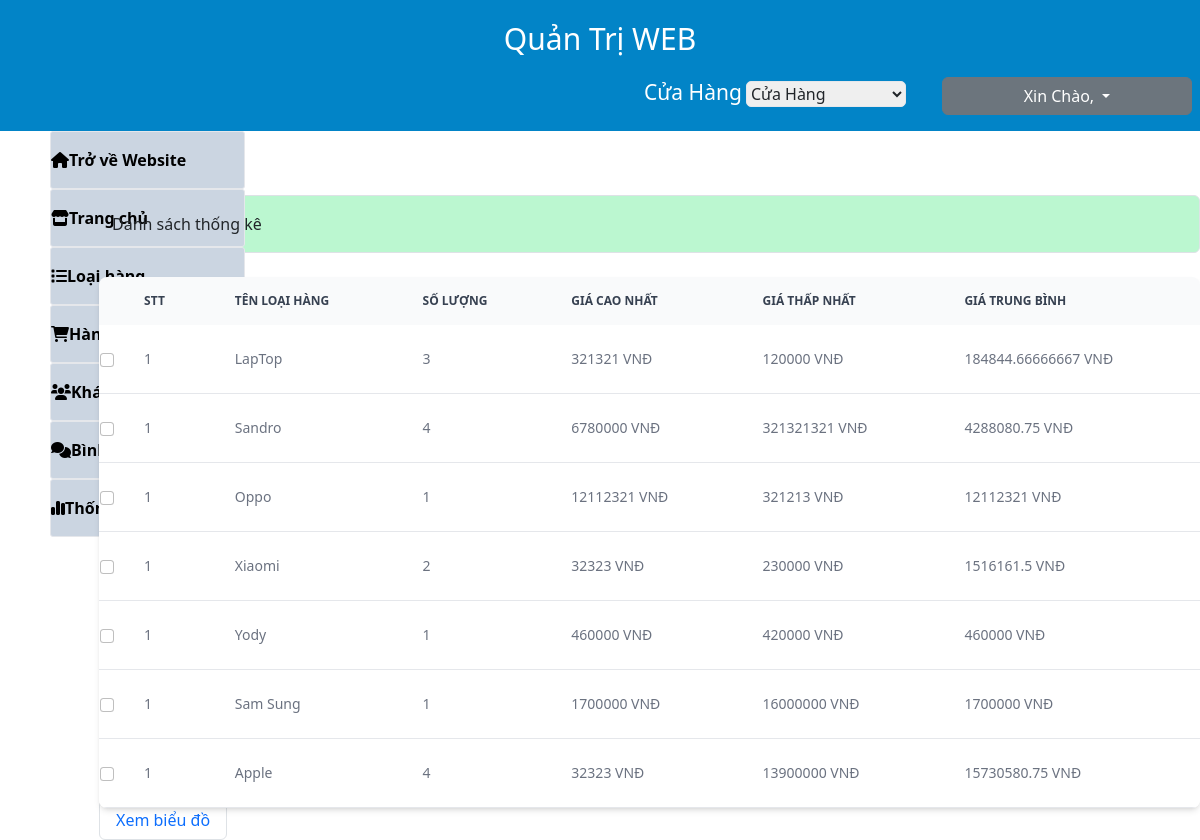
The page /admin/index.php?act=dstk on the database its author committed.
### tables this page shows
CREATE TABLE `commodities` (
  `id_commodities` int(11) NOT NULL,
  `name` varchar(50) NOT NULL
);

### model/pdo.php (called while the page is built, shortened)
<?php
function pdo_get_connection(){
    $server="localhost";
    $username="root";
    $password="";
    try {
        $conn=new PDO("mysql:host=$server;dbname=duanmau",$username,$password);
        $conn->setAttribute(PDO::ATTR_ERRMODE,PDO::ERRMODE_EXCEPTION);
        return $conn;
    } catch (PDOException $e) {
        echo"lỗi".$e->getMessage();
    }
}
    function pdo_query($sql){
        $sql_args=array_slice(func_get_args(),1);
        try {
            $conn=pdo_get_connection();
            $stmt=$conn->prepare($sql);
            $stmt->execute($sql_args);
            $row=$stmt->fetchAll();
            return $row;
        } catch (PDOException $e) {
            throw $e;
        }
        finally{
            unset($conn);
        }
    }

### model/cart.php (called while the page is built, shortened)
<?php
function loadall_thongke()
{
    $sql = "select commodities.id_commodities as iddm, commodities.name as tendm, count(products.id_hh) as countpro, min(products.sale) as minprice,max(products.price) as maxprice,avg(products.price) as avgprice";
    $sql .= " from products left join  commodities on  commodities.id_commodities =products.id_dm";
    $sql .= " group by  commodities.id_commodities order by  commodities.id_commodities desc";
    $listtk = pdo_query($sql);
    return $listtk;
}

### admin/statistic/list.php (the view, shortened to what this page needs)
<!DOCTYPE html>
<html lang="en">
<head>
    <script src="https://cdn.tailwindcss.com"></script>
    <link rel="stylesheet" href="https://cdn.jsdelivr.net/npm/bootstrap@5.2.0/dist/css/bootstrap.min.css">
</head>
<body>
    <section class="mt-[-366px] ml-[99px]">
        <div class="max-w-[1200px] m-auto">
            <!DOCTYPE html>
            <html lang="en">
            <head>
                <script src="https://cdn.tailwindcss.com"></script>
                <link rel="stylesheet" href="https://cdn.jsdelivr.net/npm/bootstrap@5.2.0/dist/css/bootstrap.min.css">
            </head>
            <body>
                <section class="max-w">
                    <div class="max-w-[1200px] m-auto">
                        <div class="border bg-green-200 mt-2 rounded">
                            <p class="ml-3 mt-3">Danh sách thống kê</p>
                        </div>
                        <form action="">
                            <div>
                                <div class="overflow-x-auto relative shadow-md sm:rounded-lg mt-4">
                                    <table class="w-full text-sm text-left text-gray-500 dark:text-gray-400">
                                        <thead class="text-xs text-gray-700 uppercase bg-gray-50 dark:bg-gray-700 dark:text-gray-400">
                                            <tr>
                                                <th>
                                                </th>
                                                <th scope="col" class="py-3 px-6">
                                                    STT
                                                </th>
                                                <th scope="col" class="py-3 px-6">
                                                    Tên loại hàng
                                                </th>
                                                <th scope="col" class="py-3 px-6">
                                                    Số lượng
                                                </th>
                                                <th scope="col" class="py-3 px-6">
                                                    Giá cao nhất
                                                </th>
                                                <th scope="col" class="py-3 px-6">
                                                    giá thấp nhất
                                                </th>
                                                <th scope="col" class="py-3 px-6">
                                                    Giá trung bình
                                                </th>
                                            </tr>
                                        </thead>
                                        <?php
                                         foreach ($listtk as $show) {
                                            extract($show);
                                            echo '
                                            <tbody>
                                            <tr class="bg-white border-b dark:bg-gray-900 dark:border-gray-700">
                                                <th>
                                                    <div class="">
                                                        <input class="form-check-input" type="checkbox" value="" id="flexCheckChecked">
                                                    </div>
                                                </th>
                                                <td class="py-4 px-6">
                                                    1
                                                </td>
                                                <td class="py-4 px-6">
                                                    '.$tendm.'
                                                </td>
                                                <td class="py-4 px-6">
                                                    '.$countpro.'
                                                </td>
                                                <td class="py-4 px-6">
                                                    '.$maxprice.' VNĐ
                                                </td>
                                                <td class="py-4 px-6">
                                                '.$minprice.' VNĐ
                                                </td>
                                                <td class="py-4 px-6">
                                                    '.$avgprice.' VNĐ
                                                </td>
                                            </tr>
                                        </tbody>
                                            ';
                                         }
                                        ?>
                                    </table>
                                </div>
                            </div>
                            <div class="z-50">
                                <a class="p-3 py-2 border-black border rounded no-underline" href="index.php?act=bdct">Xem biểu đồ</a>
                            </div>
                        </form>
                    </div>
                </section>
            </body>
            </html>

### rows shown on the page
commodities: name "LapTop", countpro "3", maxprice "321321", minprice "120000", avgprice "184844.66666667"
commodities: name "Sandro", countpro "4", maxprice "6780000", minprice "321321321", avgprice "4288080.75"
commodities: name "Oppo", countpro "1", maxprice "12112321", minprice "321213", avgprice "12112321"
commodities: name "Xiaomi", countpro "2", maxprice "32323", minprice "230000", avgprice "1516161.5"
commodities: name "Yody", countpro "1", maxprice "460000", minprice "420000", avgprice "460000"
commodities: name "Sam Sung", countpro "1", maxprice "1700000", minprice "16000000", avgprice "1700000"
commodities: name "Apple", countpro "4", maxprice "32323", minprice "13900000", avgprice "15730580.75"
